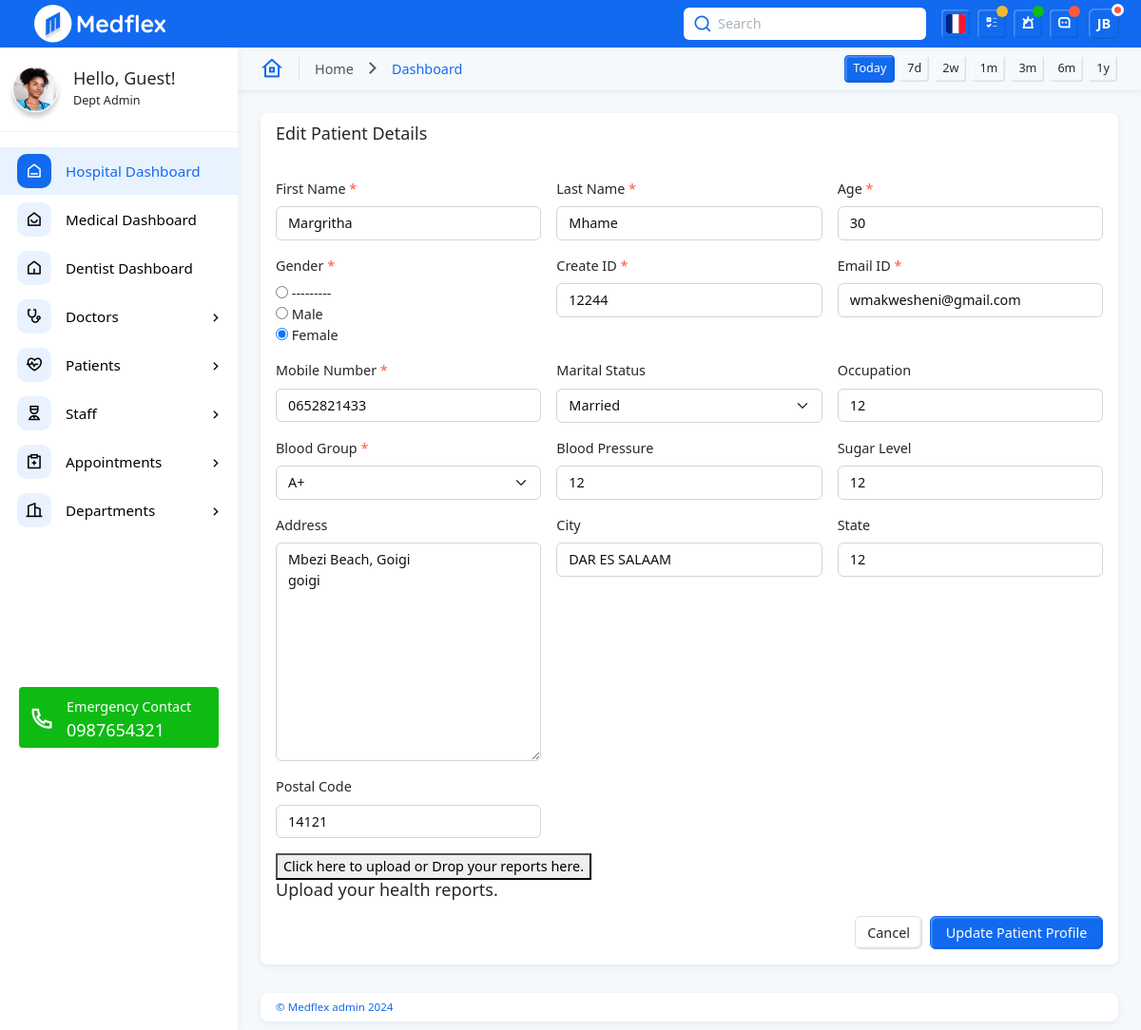
The page /edit-patient/4/ on the database its author committed.
### clinic/models.py (models this page shows, shortened)
class Patient(models.Model):
    GENDER_CHOICES = [
        ('male', 'Male'),
        ('female', 'Female'),
    ]
    MARITAL_STATUS_CHOICES = [
        ('married', 'Married'),
        ('unmarried', 'Unmarried'),
    ]
    BLOOD_GROUP_CHOICES = [
        ('A+', 'A+'),
        ('A-', 'A-'),
        ('B+', 'B+'),
        ('B-', 'B-'),
        ('O+', 'O+'),
        ('O-', 'O-'),
        ('AB+', 'AB+'),
        ('AB-', 'AB-'),
    ]
    first_name = models.CharField(max_length=50)
    last_name = models.CharField(max_length=50)
    age = models.PositiveIntegerField()
    gender = models.CharField(max_length=10, choices=GENDER_CHOICES)
    unique_id = models.CharField(max_length=100, unique=True)
    email = models.EmailField()
    mobile_number = models.CharField(max_length=15)
    marital_status = models.CharField(max_length=10, choices=MARITAL_STATUS_CHOICES, blank=True, null=True)
    occupation = models.CharField(max_length=50, blank=True, null=True)
    blood_group = models.CharField(max_length=5, choices=BLOOD_GROUP_CHOICES)
    blood_pressure = models.CharField(max_length=20, blank=True, null=True)
    sugar_level = models.CharField(max_length=20, blank=True, null=True)
    address = models.TextField(blank=True, null=True)
    city = models.CharField(max_length=50, blank=True, null=True)
    state = models.CharField(max_length=50, blank=True, null=True)
    postal_code = models.CharField(max_length=10, blank=True, null=True)
    created_at = models.DateTimeField(auto_now_add=True)

### clinic/views.py (the view)
# urls.py: path('edit-patient/<int:patient_id>/', add_patient, name='edit-patient'),  # For editing an existing patient
def add_patient(request, patient_id=None):
    if patient_id:
        patient = get_object_or_404(Patient, id=patient_id)
    else:
        patient = None
    if request.method == "POST":
        form = PatientForm(request.POST, instance=patient)
        if form.is_valid():
            form.save()
            return redirect('patients-list')  # Redirect to the patients list page
    else:
        form = PatientForm(instance=patient)
    return render(request, 'patients/add-patient.html', {'form': form, 'patient': patient})

### clinic/templates/patients/add-patient.html (shortened to what this page needs)
{% extends 'base.html' %}
{% block content %}
<div class="app-body">
  <div class="row gx-3">
    <div class="col-sm-12">
      <div class="card">
        <div class="card-header">
          <h5 class="card-title">
            {% if patient %} Edit Patient Details {% else %} Add Patient Details {% endif %}
          </h5>
        </div>
        <div class="card-body">
          <form method="post" action="{% if patient %} {% url 'edit-patient' patient.id %} {% else %} {% url 'add-patient' %} {% endif %}">
            <div class="row gx-3">
              {% for field in form %}
              <div class="col-xxl-3 col-lg-4 col-sm-6">
                <div class="mb-3">
                  <label class="form-label" for="{{ field.id_for_label }}">
                    {{ field.label }} {% if field.field.required %}
                    <span class="text-danger">*</span>
                    {% endif %}
                  </label>
                  {{ field }}
                </div>
              </div>
              {% endfor %}
              <div class="col-sm-12">
                <div id="dropzone" class="mb-3">
                  <form action="https://bootstrapget.com/upload" class="dropzone dz-clickable" id="demo-upload">
                    <div class="dz-message">
                      <button type="button" class="dz-button">
                        Click here to upload or Drop your reports here.</button>
                      <h5>Upload your health reports.</h5>
                    </div>
                  </form>
                </div>
              </div>
              <div class="col-sm-12">
                <div class="d-flex gap-2 justify-content-end">
                  <a href="{% url 'patients-list' %}" type="button" class="btn btn-outline-secondary">
                    Cancel
                  </a>
                  <input type="submit" class="btn btn-primary" value="{% if patient %} Update Patient Profile {% else %} Create Patient Profile {% endif %}">
                </div>
              </div>
            </div>
          </form>
        </div>
      </div>
    </div>
  </div>
</div>
{% endblock content %}

### rows shown on the page
Patient: form "Margritha" "Mhame" "30" "☐ ☐ ☑" "12244" "wmakwesheni@gmail.com" "0652821433" "Married" "12" "A+" "12" "12" "Mbezi Beach, Goigi goigi" "DAR ES SALAAM" "12" "14121"

### other values the page prints
{{ user.username|default:"Guest" }} "Guest"
{{ field.label }} "First Name" "Last Name" "Age" "Gender" "Create ID" "Email ID" "Mobile Number" "Marital Status" "Occupation" "Blood Group" "Blood Pressure" "Sugar Level" "Address" "City" "State" "Postal Code"
